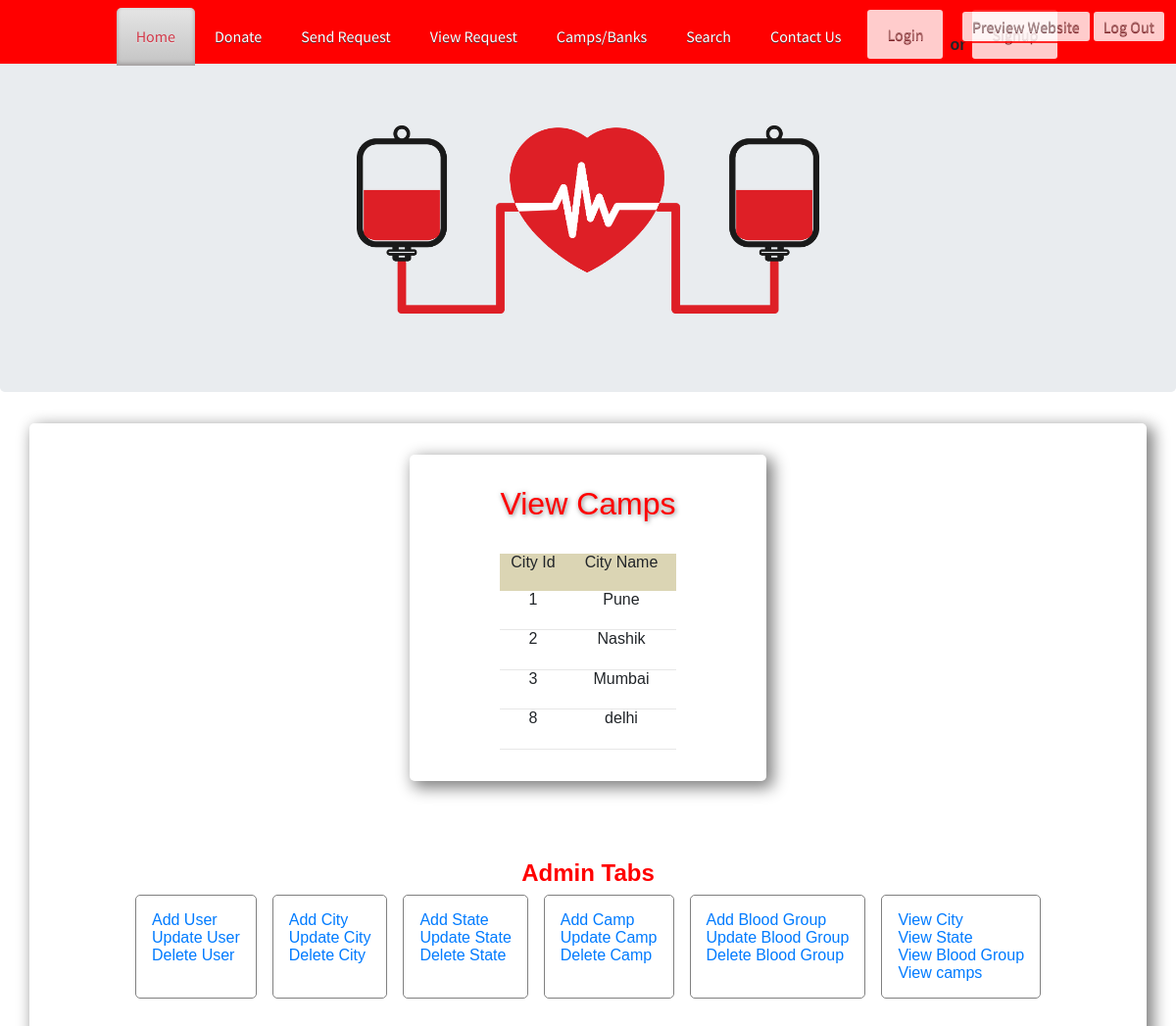
Screenshot of /Admin/viewcity.php (signed in) with the database file from the repository.
### tables this page shows
CREATE TABLE IF NOT EXISTS `city` (
  `city_id` int(100) NOT NULL AUTO_INCREMENT,
  `city_name` varchar(100) NOT NULL,
  `pin_code` varchar(100) NOT NULL,
  `district` varchar(100) NOT NULL,
  `state` int(100) NOT NULL,
  PRIMARY KEY (`city_id`)
);

### Admin/viewcity.php (the view, shortened to what this page needs)
<!DOCTYPE html
    PUBLIC "-//W3C//DTD XHTML 1.0 Transitional//EN" "http://www.w3.org/TR/xhtml1/DTD/xhtml1-transitional.dtd">
<html xmlns="http://www.w3.org/1999/xhtml">
<head>
    <link href="StyleSheet.css" rel="stylesheet" type="text/css" />
    <link href="css/style.css" rel="stylesheet" type="text/css" media="all" />
    <link rel="stylesheet" href="https://cdn.jsdelivr.net/npm/bootstrap@4.6.0/dist/css/bootstrap.min.css"
>
    <link href="css/flexslider.css" rel="stylesheet" type="text/css" media="all" />
</head>
<body>
    <div class="wrap">
        <?php require('../header.php');?>
        <div class="Lgout">
            <ul>
                <li><a class="btn-nv btn nav-btn" href="../index.php" target="_blank">Preview Website</a></li>
                <li><a class="btn-nv btn nav-btn" href="logout.php">Log Out</a></li>
            </ul>
        </div>
    </div>
    <div class="jumbotron">
        <img src="img/HomepgJ.png" alt="">
    </div>
    <div class="container">
        <div class="container" style="width: max-content">
            <?php include('function.php'); ?>
            <form method="post">
                <div style="margin:auto; width: 300px;">
                    <div class="field">
                        <div class="BMSTitle" style="margin-bottom: 2rem;">
                            <h2>View Camps</h2>
                        </div>
                    </div>
                    <table border="1" align="center" width="60%" height="200px" style="margin: auto;">
                        <tr>
                            <td style='margin: auto; text-align: center; background: rgb(151 133 36 / 34%);'>City Id
                            </td>
                            <td style='margin: auto; text-align: center; background: rgb(151 133 36 / 34%);'>City Name
                            </td>
                        </tr>
                        <tr>
                            <td>
                                <?php
$cn=mysqli_connect("localhost","root","","bloodbank");
$s="select * from city";
	$result=mysqli_query($cn,$s);
	while($data=mysqli_fetch_array($result))
	{
			echo "<tr><td  style='margin: auto; text-align: center;border-bottom: 1px solid rgb(128 128 128 / 19%);'>$data[0]</td><td  style='margin: auto; text-align: center;border-bottom: 1px solid rgb(128 128 128 / 19%);'>$data[1]</td></tr>";
		}
?>
                            </td>
                        </tr>
                    </table>
                </div>
            </form>
        </div>
        <div style="width:100%;">
            <?php include('left.php'); ?>
        </div>
    </div>
</body>
</html>

### Admin/css/style.css (style rules this page uses)
html, body, div, span, applet, object, iframe, h1, h2, h3, h4, h5, h6, p, blockquote, pre, a, abbr, acronym, address, big, cite, code, del, dfn, em, img, ins, kbd, q, s, samp, small, strike, strong, sub, sup, tt, var, b, u, i, dl, dt, dd, ol, nav ul, nav li, fieldset, form, label, legend, table, caption, tbody, tfoot, thead, tr, th, td, article, aside, canvas, details, embed, figure, figcaption, footer, header, hgroup, menu, nav, output, ruby, section, summary, time, mark, audio, video { margin: 0; padding: 0; border: 0; font-size: 100%; font: inherit; vertical-align: baseline; }
ol, ul { list-style: none; margin: 0; padding: 0; }
table { border-collapse: collapse; border-spacing: 0; }
a { text-decoration: none; }
img { max-width: 100%; }
body { font-family: Arial, Geneva, Helvetica, sans-serif; font-size: 100%; }
.wrap { margin: 0 auto; }
.jumbotron { height: 50vh; padding: 5rem !important; padding-top: 8rem !important; text-align: center; }
.jumbotron img { max-width: 100%; max-height: 100%; margin: auto; }
.container { margin-bottom: 5rem; box-shadow: 5px 5px 16px 2px gray; border-radius: 5px; padding: 2rem !important; }
.btn { font-family: 'Source Sans Pro', sans-serif; border: none; font-size: 16px; cursor: pointer; padding: 10px 24px; display: inline-block; text-transform: capitalize; letter-spacing: 0px; font-weight: 400; outline: none; position: relative; -webkit-transition: all 0.3s; -moz-transition: all 0.3s; transition: all 0.3s; border-radius: 5px; -webkit-border-radius: 5px; -moz-border-radius: 5px; -o-border-radius: 5px; }
.Lgout { position: fixed !important; top: 10px; right: 10px; z-index: 102; display: flex; }
.Lgout ul { display: flex; }
.Lgout ul li a { font-family: 'Source Sans Pro', sans-serif; line-height: 1.8em; display: block; text-decoration: none; font-weight: normal; color: #ffffff; padding: 5px 10px; font-size: 1em; text-transform: capitalize; text-shadow: 0 1px 0 #5c2830; letter-spacing: 0px; }
.BMSTitle h2 { font-size: 2rem; text-align: center; color: red; text-shadow: 1px 1px 5px #7B7C7E; }
.field { width: 100%; display: flex; justify-content: center; }
@media screen and (max-width: 1280px) { .wrap { width: 95%; } }

### Admin/css/navbar.css (style rules this page uses)
html, body { margin: 0; padding: 0; box-sizing: border-box; font-family: "Quicksand", sans-serif; }
.nav-btn { line-height: normal !important; border-radius: 5px !important; padding: 0.7rem 1rem; margin: auto; border: 2px solid red !important; opacity: 0.8; transition: all 0.7s ease; color: #968686 !important; background: rgb(255 255 255) !important; }

### rows the page displays
city: city_id "1", city_name "Pune"
city: city_id "2", city_name "Nashik"
city: city_id "3", city_name "Mumbai"
city: city_id "8", city_name "delhi"
